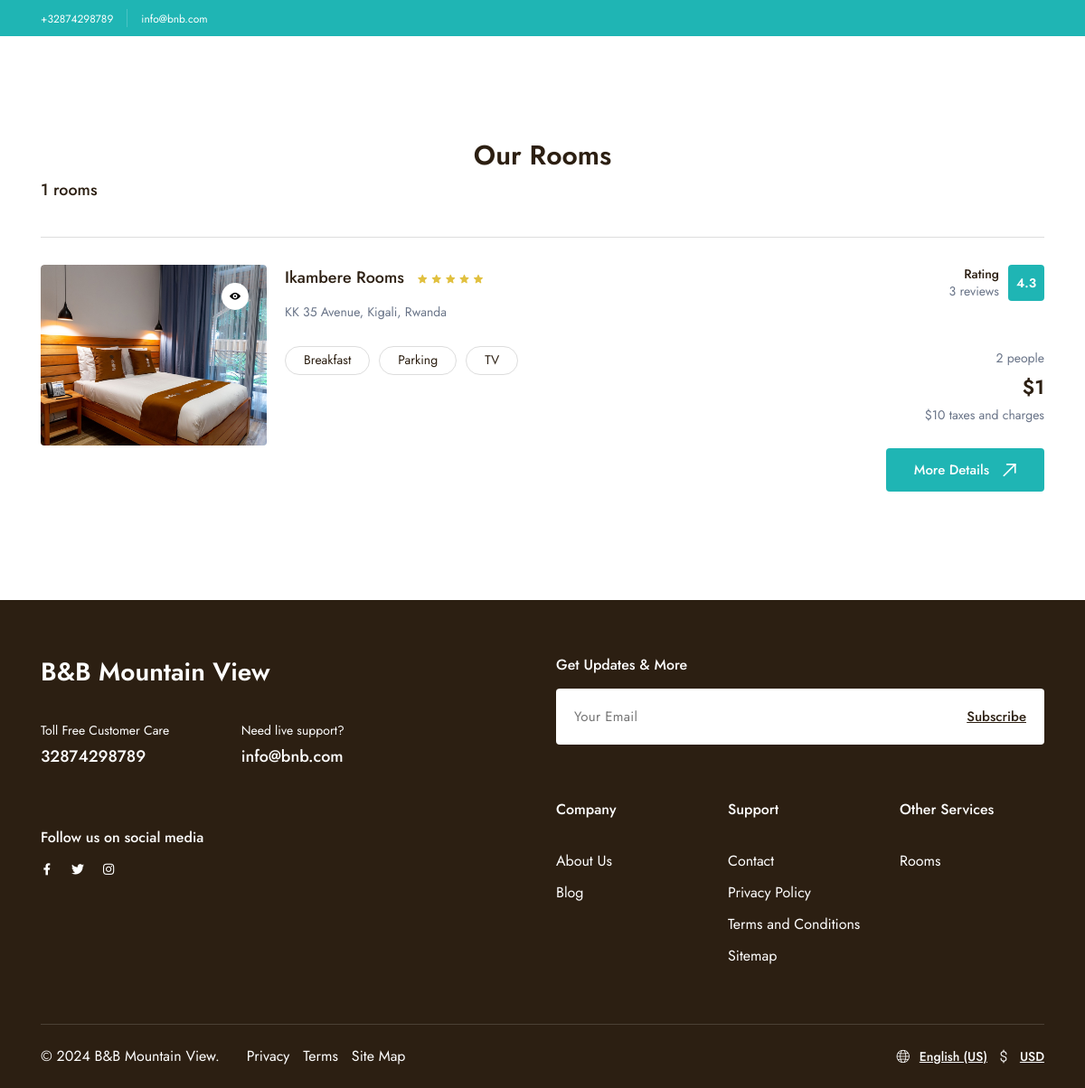
/rooms/, run on the app's committed database.
### home/models.py (models this page shows, shortened)
class Setting(models.Model):
    email = models.CharField(max_length=255, null=True, blank=True)
    second_email = models.CharField(max_length=255, null=True, blank=True)
    contact_number = models.CharField(max_length=255, null=True, blank=True)
    website = models.URLField(max_length=255, null=True, blank=True)
    instagram = models.URLField(max_length=255, null=True, blank=True)
    twitter = models.URLField(max_length=255, null=True, blank=True)
    facebook = models.URLField(max_length=255, null=True, blank=True)
    whatsapp_number = models.CharField(max_length=255, null=True, blank=True)
    address = models.CharField(max_length=255, null=True, blank=True)
    class Meta:
        verbose_name = "Setting"
        verbose_name_plural = "Settings"

class Room(models.Model):
    name = models.CharField(max_length=255)
    slug = models.SlugField(unique=True, blank=True)
    description = models.TextField()
    price = models.IntegerField(null=True, blank=True)
    capacity = models.IntegerField()
    size = models.CharField(max_length=255, null=True, blank=True)
    image = ProcessedImageField(
        upload_to='room_images/',
        format='JPEG',
        options={'quality': 90},
        null=True,
        blank=True,
    )
    amenities = models.ManyToManyField('Amenity', blank=True)
    created_at = models.DateTimeField(default=timezone.now)
    updated_at = models.DateTimeField(auto_now=True)
    def get_review_data(self):
        reviews = self.roomreview_set.filter(status=True)  # Filter reviews with status=True
        total_reviews = reviews.count()
        avg_ratings = reviews.aggregate(
            avg_location=Avg('location'),
            avg_staff=Avg('staff'),
            avg_cleanliness=Avg('cleanliness'),
            avg_value_for_money=Avg('value_for_money'),
            avg_comfort=Avg('comfort'),
            avg_facilities=Avg('facilities'),
            avg_free_wifi=Avg('free_wifi')
        )
        if total_reviews > 0:
            overall_rating = (
                avg_ratings['avg_location'] +
                avg_ratings['avg_staff'] +
                avg_ratings['avg_cleanliness'] +
                avg_ratings['avg_value_for_money'] +
                avg_ratings['avg_comfort'] +
                avg_ratings['avg_facilities'] +
                avg_ratings['avg_free_wifi']
            ) / 7
        else:
            overall_rating = 0  # Default to 0 if no reviews
        return {
            'total_reviews': total_reviews,
            'overall_rating': round(overall_rating, 2) if overall_rating else 0
        }
    class Meta:
        verbose_name_plural = "Rooms"

class Amenity(models.Model):
    name = models.CharField(max_length=100, unique=True)
    class Meta:
        verbose_name_plural = "Amenities"

### home/views.py (the view)
# urls.py: path('rooms/', rooms, name="rooms"),
def rooms(request):
    rooms = Room.objects.prefetch_related('images', 'amenities').order_by('-created_at').all()
    rooms_count = rooms.count()
    for room in rooms:
        review_data = room.get_review_data()
        room.total_reviews = review_data['total_reviews']
        room.overall_rating = review_data['overall_rating']
    settings = Setting.objects.first()
    context = {
        'rooms': rooms,
        'rooms_count': rooms_count,
        'settings': settings
    }
    return render(request, 'rooms/index.html', context)

### templates/rooms/index.html (shortened to what this page needs)
{% extends 'layouts/app.html' %}
{% load static %}
{% load humanize %}
{% load custom_filters %}
{% block content %}
    <br>
    <br>
    <br>
    <section class="layout-pt-md layout-pb-lg">
        <div class="container">
            <div class="row justify-center text-center">
                <div class="col-auto">
                    <div class="sectionTitle -md">
                        <h2 class="sectionTitle__title">Our Rooms</h2>
                    </div>
                </div>
            </div>
            <div class="row y-gap-30">
                <div class="col-xl-12">
                    <div class="row y-gap-10 items-center justify-between">
                        <div class="col-auto">
                            <div class="text-18"><span class="fw-500">{{ rooms_count }} rooms</span></div>
                        </div>
                    </div>
                    <div class="row y-gap-30">
                        {% for room in rooms %}
                            <div class="col-12">
                                <div class="border-top-light pt-30">
                                    <div class="row x-gap-20 y-gap-20">
                                        <div class="col-md-auto">
                                            <div class="cardImage ratio ratio-1:1 w-250 md:w-1/1 rounded-4">
                                                <div class="cardImage__content">
                                                    <div class="cardImage-slider rounded-4 overflow-hidden js-cardImage-slider">
                                                        <div class="swiper-wrapper">
                                                            <div class="swiper-slide">
                                                                <img class="col-12" src="{{ room.image.url }}" alt="{{ room.name }}">
                                                            </div>
                                                        </div>
                                                    </div>
                                                </div>
                                                <div class="cardImage__wishlist">
                                                    <button class="button -blue-1 bg-white size-30 rounded-full shadow-2">
                                                        <i class="icon-eye text-12"></i>
                                                    </button>
                                                </div>
                                            </div>
                                        </div>
                                        <div class="col-md">
                                            <h3 class="text-18 lh-16 fw-500">
                                                {{ room.name }}
                                                <div class="d-inline-block ml-10">
                                                    <i class="icon-star text-10 text-yellow-2"></i>
                                                    <i class="icon-star text-10 text-yellow-2"></i>
                                                    <i class="icon-star text-10 text-yellow-2"></i>
                                                    <i class="icon-star text-10 text-yellow-2"></i>
                                                    <i class="icon-star text-10 text-yellow-2"></i>
                                                </div>
                                            </h3>
                                            <div class="row x-gap-10 y-gap-10 items-center pt-10">
                                                <div class="col-auto">
                                                    <p class="text-14">{{ settings.address }}</p>
                                                </div>
                                            </div>
                                            <div class="row x-gap-10 y-gap-10 pt-20">
                                                {% for amenity in room.amenities.all %}
                                                    <div class="col-auto">
                                                        <div class="border-light rounded-100 py-5 px-20 text-14 lh-14">{{ amenity.name }}</div>
                                                    </div>
                                                {% endfor %}
                                            </div>
                                        </div>
                                        <div class="col-md-auto text-right md:text-left">
                                            <div class="row x-gap-10 y-gap-10 justify-end items-center md:justify-start">
                                                <div class="col-auto">
                                                    <div class="text-14 lh-14 fw-500">Rating</div>
                                                    <div class="text-14 lh-14 text-light-1">{{ room.total_reviews }} reviews</div>
                                                </div>
                                                <div class="col-auto">
                                                    <div class="flex-center text-white fw-600 text-14 size-40 rounded-4 bg-blue-1">
                                                        {{ room.overall_rating|floatformat:1 }}
                                                    </div>
                                                </div>
                                            </div>
                                            <div class="">
                                                <div class="text-14 text-light-1 mt-50 md:mt-20">{{ room.capacity }} people</div>
                                                <div class="text-22 lh-12 fw-600 mt-5">${{ room.price|intcomma }}</div>
                                                <div class="text-14 text-light-1 mt-5">$10 taxes and charges</div>
                                                <a href="{% url 'base:getRoom' room.slug %}" class="button -md -dark-1 bg-blue-1 text-white mt-24">
                                                    More Details <div class="icon-arrow-top-right ml-15"></div>
                                                </a>
                                            </div>
                                        </div>
                                    </div>
                                </div>
                            </div>
                        {% endfor %}
                    </div>
                </div>
            </div>
        </div>
    </section>
{% endblock %}

### templates/inc/header.html (shortened to what this page needs)
{% load static %}
<section class="header-banner py-5 bg-blue-1 z-2">
	<div class="container">
		<div class="row items-center justify-between">
			<div class="col-auto">
				<div class="row x-gap-15 y-gap-15 items-center">
					<div class="col-auto md:d-none">
						<a href="#" class="text-12 text-white">+{{ settings.contact_number }}</a>
					</div>
					<div class="col-auto md:d-none">
					</div>
					<div class="col-auto">
						<a href="#" class="text-12 text-white">{{ settings.email }}</a>
					</div>
				</div>
			</div>
		</div>
	</div>
</section>
<header data-add-bg="bg-dark-1" class="header mt-40 -type-9 js-header" data-x="header" data-x-toggle="is-menu-opened">
</header>

### templates/inc/footer.html (shortened to what this page needs)
{% load static %}
<footer class="footer -type-2 bg-dark-2 text-white">
    <div class="container">
        <div class="pt-60 pb-60">
            <div class="row y-gap-40 justify-between xl:justify-start">
                <div class="col-xl-4 col-lg-6">
                    <a href="{% url 'base:home' %}">
                        <h3>
                            B&B Mountain View
                        </h3>
                    </a>
                    <div class="row y-gap-30 justify-between pt-30">
                        <div class="col-sm-6">
                            <div class="text-14">Toll Free Customer Care</div>
                            <a href="tel:{{ settings.contact_number }}" class="text-18 fw-500 mt-5">{{ settings.contact_number }}</a>
                        </div>
                        <div class="col-sm-5">
                            <div class="text-14">Need live support?</div>
                            <a href="mail:{{ settings.email }}" class="text-18 fw-500 mt-5">{{ settings.email }}</a>
                        </div>
                    </div>
                    <div class="mt-60">
                        <h5 class="text-16 fw-500 mb-10">Follow us on social media</h5>
                        <div class="d-flex x-gap-20 items-center">
                            <a href="{{ settings.facebook }}"><i class="icon-facebook text-14"></i></a>
                            <a href="{{ settings.twitter }}"><i class="icon-twitter text-14"></i></a>
                            <a href="{{ settings.instagram }}"><i class="icon-instagram text-14"></i></a>
                        </div>
                    </div>
                </div>
                <div class="col-lg-6">
                    <div class="row y-gap-30">
                        <div class="col-12">
                            <h5 class="text-16 fw-500 mb-15">Get Updates & More</h5>
                            <div class="single-field relative d-flex justify-end items-center pb-30">
                                <input class="bg-white rounded-8" type="email" placeholder="Your Email">
                                <button class="absolute px-20 h-full text-15 fw-500 underline text-dark-1">Subscribe</button>
                            </div>
                        </div>
                        <div class="col-lg-4 col-sm-6">
                            <h5 class="text-16 fw-500 mb-30">Company</h5>
                                <div class="d-flex y-gap-5 flex-column">
                                <a href="{% url 'base:about' %}">About Us</a>
                                <a href="#">Blog</a>
                            </div>
                        </div>
                        <div class="col-lg-4 col-sm-6">
                            <h5 class="text-16 fw-500 mb-30">Support</h5>
                            <div class="d-flex y-gap-5 flex-column">
                                <a href="{% url 'base:contact' %}">Contact</a>
                                <a href="#">Privacy Policy</a>
                                <a href="#">Terms and Conditions</a>
                                <a href="#">Sitemap</a>
                            </div>
                        </div>
                        <div class="col-lg-4 col-sm-6">
                            <h5 class="text-16 fw-500 mb-30">Other Services</h5>
                            <div class="d-flex y-gap-5 flex-column">
                                <a href="{% url 'base:rooms' %}">Rooms</a>
                            </div>
                        </div>
                    </div>
                </div>
            </div>
        </div>
        <div class="py-20 border-top-white-15">
            <div class="row justify-between items-center y-gap-10">
                <div class="col-auto">
                    <div class="row x-gap-30 y-gap-10">
                        <div class="col-auto">
                            <div class="d-flex items-center">
                            © 2024 B&B Mountain View.
                            </div>
                        </div>
                        <div class="col-auto">
                            <div class="d-flex x-gap-15">
                                <a href="#">Privacy</a>
                                <a href="#">Terms</a>
                                <a href="#">Site Map</a>
                            </div>
                        </div>
                    </div>
                </div>
                <div class="col-auto">
                    <div class="row y-gap-10 items-center">
                        <div class="col-auto">
                            <div class="d-flex items-center">
                                <button class="d-flex items-center text-14 fw-500 text-white mr-10">
                                    <i class="icon-globe text-16 mr-10"></i>
                                    <span class="underline">English (US)</span>
                                </button>
                                <button class="d-flex items-center text-14 fw-500 text-white">
                                    <i class="icon-usd text-16 mr-10"></i>
                                    <span class="underline">USD</span>
                                </button>
                            </div>
                        </div>
                    </div>
                </div>
            </div>
        </div>
    </div>
</footer>

### data on the page
Setting: contact_number "32874298789", email "info@bnb.com", address "KK 35 Avenue, Kigali, Rwanda"
Room: image (picture), name "Ikambere Rooms", total_reviews "3", overall_rating "4.3", capacity "2", price "1"
Amenity: name "Breakfast"
Amenity: name "Parking"
Amenity: name "TV"

### other printed values
{{ rooms_count }} "1"
